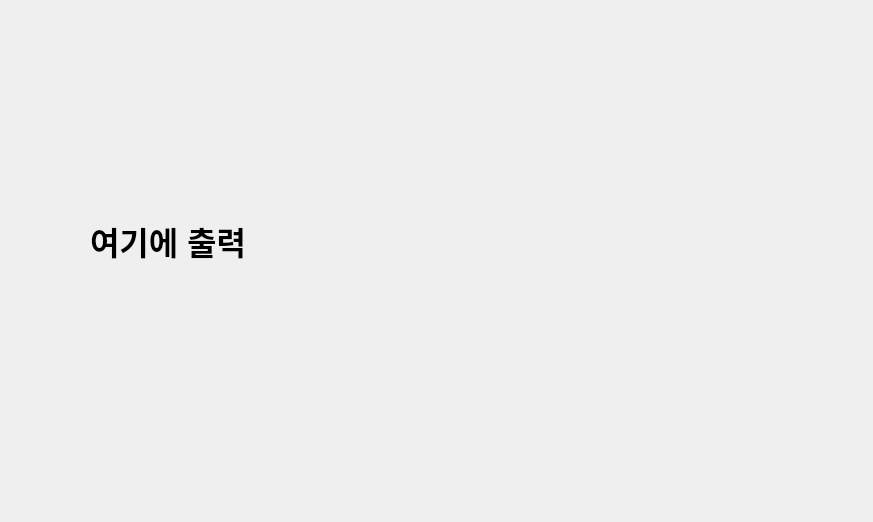
<?xml version="1.0" encoding="UTF-8"?>
<ui version="4.0">
 <class>Dialog</class>
 <widget class="QDialog" name="Dialog">
  <property name="geometry">
   <rect>
    <x>0</x>
    <y>0</y>
    <width>873</width>
    <height>522</height>
   </rect>
  </property>
  <property name="windowTitle">
   <string>Dialog</string>
  </property>
  <widget class="QLabel" name="label">
   <property name="geometry">
    <rect>
     <x>90</x>
     <y>150</y>
     <width>711</width>
     <height>181</height>
    </rect>
   </property>
   <property name="font">
    <font>
     <pointsize>24</pointsize>
     <bold>true</bold>
    </font>
   </property>
   <property name="text">
    <string>여기에 출력</string>
   </property>
  </widget>
 </widget>
 <resources/>
 <connections/>
</ui>
